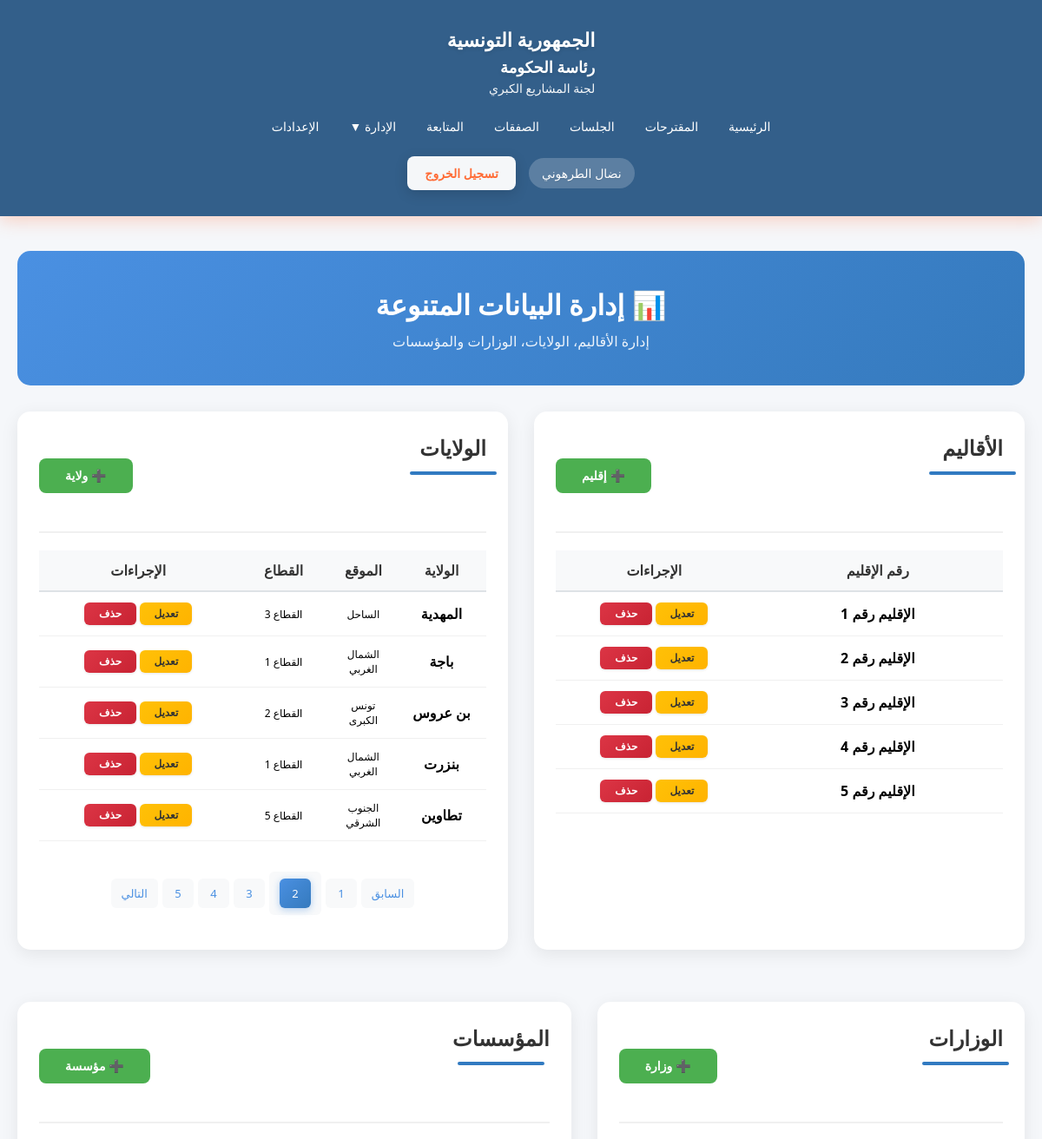
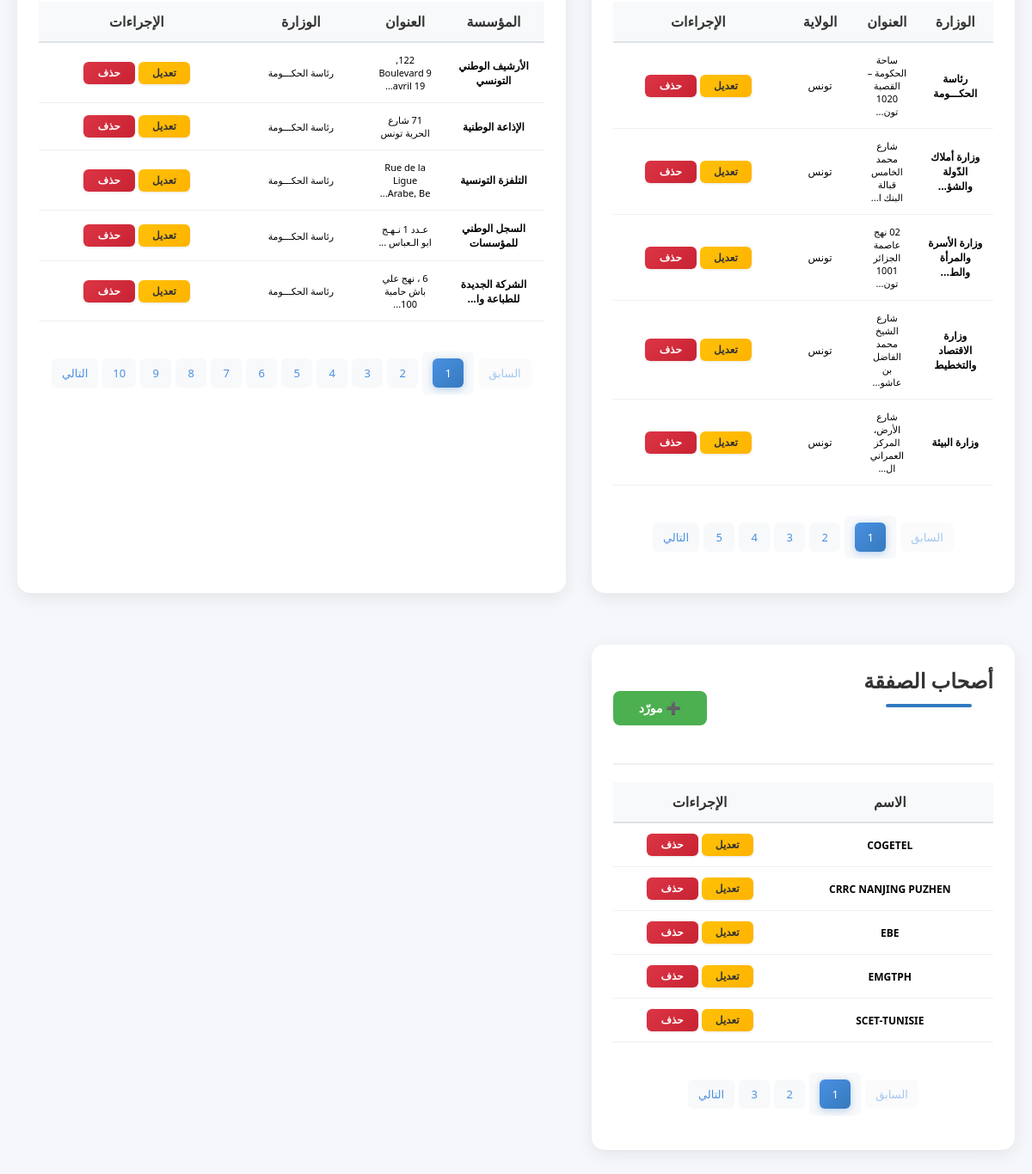
Screenshot of /Views/divers.php?page_gouvernorat=2 (signed in) with the database file from the repository (2 pictures, top to bottom).
### tables this page shows
CREATE TABLE `secteur` (
  `idSecteur` int(11) NOT NULL,
  `numSecteur` int(11) NOT NULL
);

CREATE TABLE `gouvernorat` (
  `idGov` int(11) NOT NULL,
  `libGov` varchar(100) NOT NULL,
  `positionGov` varchar(100) NOT NULL,
  `idSecteur` int(11) NOT NULL
);

CREATE TABLE `ministere` (
  `idMinistere` int(11) NOT NULL,
  `libMinistere` varchar(300) NOT NULL,
  `adresseMinistere` varchar(300) NOT NULL,
  `idGov` int(11) NOT NULL
);

CREATE TABLE `etablissement` (
  `idEtablissement` int(11) NOT NULL,
  `libEtablissement` varchar(300) NOT NULL,
  `adrEtablissement` varchar(300) NOT NULL,
  `idMinistere` int(11) NOT NULL,
  `idGouvernement` int(11) NOT NULL
);

CREATE TABLE `fournisseur` (
  `idFour` int(11) NOT NULL,
  `nomFour` varchar(200) NOT NULL,
  `adresseFour` varchar(300) NOT NULL,
  `telFour` int(11) NOT NULL,
  `emailFour` varchar(200) NOT NULL,
  `rib` varchar(30) NOT NULL
);

### Views/divers.php (the view, shortened to what the rows shown need)
<?php
    $database = new Database();
    $db = $database->getConnection();
    $allSecteurs = $db->query("SELECT * FROM secteur ORDER BY numSecteur ASC")->fetchAll(PDO::FETCH_ASSOC);
    $allGouvernorats = $db->query("SELECT g.*, s.numSecteur FROM gouvernorat g LEFT JOIN secteur s ON g.idSecteur = s.idSecteur ORDER BY g.libGov ASC")->fetchAll(PDO::FETCH_ASSOC);
    $allMinisteres = $db->query("SELECT m.*, g.libGov FROM ministere m LEFT JOIN gouvernorat g ON m.idGov = g.idGov ORDER BY m.libMinistere ASC")->fetchAll(PDO::FETCH_ASSOC);
    $allEtablissements = $db->query("SELECT e.*, m.libMinistere, g.libGov FROM etablissement e LEFT JOIN ministere m ON e.idMinistere = m.idMinistere LEFT JOIN gouvernorat g ON e.idGouvernement = g.idGov ORDER BY e.libEtablissement ASC")->fetchAll(PDO::FETCH_ASSOC);
    $allFournisseurs   = $db->query("SELECT * FROM fournisseur ORDER BY nomFour ASC")->fetchAll(PDO::FETCH_ASSOC);
    $pageSecteur = isset($_GET['page_secteur']) ? intval($_GET['page_secteur']) : 1;
    $itemsPerPage = 5;
    $offsetSecteur = ($pageSecteur - 1) * $itemsPerPage;
    $secteurs = array_slice($allSecteurs, $offsetSecteur, $itemsPerPage);
    $pageGouvernorat = isset($_GET['page_gouvernorat']) ? intval($_GET['page_gouvernorat']) : 1;
    $offsetGouvernorat = ($pageGouvernorat - 1) * $itemsPerPage;
    $gouvernorats = array_slice($allGouvernorats, $offsetGouvernorat, $itemsPerPage);
    $pageMinistere = isset($_GET['page_ministere']) ? intval($_GET['page_ministere']) : 1;
    $offsetMinistere = ($pageMinistere - 1) * $itemsPerPage;
    $ministeres = array_slice($allMinisteres, $offsetMinistere, $itemsPerPage);
    $pageEtablissement = isset($_GET['page_etablissement']) ? intval($_GET['page_etablissement']) : 1;
    $offsetEtablissement = ($pageEtablissement - 1) * $itemsPerPage;
    $etablissements = array_slice($allEtablissements, $offsetEtablissement, $itemsPerPage);
    $pageFournisseur = isset($_GET['page_fournisseur']) ? intval($_GET['page_fournisseur']) : 1;
    $offsetFournisseur = ($pageFournisseur - 1) * $itemsPerPage;
    $fournisseurs = array_slice($allFournisseurs, $offsetFournisseur, $itemsPerPage);
?>
<!DOCTYPE html>
<html lang="ar" dir="rtl">
<head>
    <link rel="stylesheet" href="../assets/css/style.css">
</head>
<body>
    <?php include 'includes/header.php'; ?>
    <section class="content-section" style="padding: 40px 0;">
        <div class="container">
            <div class="admin-header">
                <h2>📊 إدارة البيانات المتنوعة</h2>
            </div>
            <div class="tables-grid">
                <div class="section-card">
                    <?php if (count($secteurs) > 0): ?>
                        <table>
                            <thead>
                                <tr>
                                    <th>رقم الإقليم</th>
                                    <th>الإجراءات</th>
                                </tr>
                            </thead>
                            <tbody>
                                <?php foreach ($secteurs as $secteur): ?>
                                    <tr>
                                        <td style="font-weight: 600;">الإقليم رقم <?php echo htmlspecialchars($secteur['numSecteur']); ?></td>
                                        <td>
                                            <button onclick="openModal('secteur', 'edit', <?php echo $secteur['idSecteur']; ?>)" class="btn-action btn-edit">تعديل</button>
                                            <button onclick="confirmDelete('secteur', <?php echo $secteur['idSecteur']; ?>, 'القطاع رقم <?php echo $secteur['numSecteur']; ?>')" class="btn-action btn-delete">حذف</button>
                                        </td>
                                    </tr>
                                <?php endforeach; ?>
                            </tbody>
                        </table>
                    <?php endif; ?>
                </div>
                <div class="section-card">
                    <?php if (count($gouvernorats) > 0): ?>
                        <table>
                            <thead>
                                <tr>
                                    <th>الولاية</th>
                                    <th>الموقع</th>
                                    <th>القطاع</th>
                                    <th>الإجراءات</th>
                                </tr>
                            </thead>
                            <tbody>
                                <?php foreach ($gouvernorats as $gov): ?>
                                    <tr>
                                        <td style="font-weight: 600;"><?php echo htmlspecialchars($gov['libGov']); ?></td>
                                        <td style="font-size: 12px;"><?php echo htmlspecialchars($gov['positionGov']); ?></td>
                                        <td style="font-size: 12px;">القطاع <?php echo htmlspecialchars($gov['numSecteur'] ?? '-'); ?></td>
                                        <td>
                                            <button onclick="openModal('gouvernorat', 'edit', <?php echo $gov['idGov']; ?>)" class="btn-action btn-edit">تعديل</button>
                                            <button onclick="confirmDelete('gouvernorat', <?php echo $gov['idGov']; ?>, '<?php echo htmlspecialchars($gov['libGov']); ?>')" class="btn-action btn-delete">حذف</button>
                                        </td>
                                    </tr>
                                <?php endforeach; ?>
                            </tbody>
                        </table>
                    <?php endif; ?>
                </div>
            </div>
            <div class="tables-grid">
                <div class="section-card">
                    <?php if (count($ministeres) > 0): ?>
                        <table>
                            <thead>
                                <tr>
                                    <th>الوزارة</th>
                                    <th>العنوان</th>
                                    <th>الولاية</th>
                                    <th>الإجراءات</th>
                                </tr>
                            </thead>
                            <tbody>
                                <?php foreach ($ministeres as $min): ?>
                                    <tr>
                                        <td style="font-weight: 600; font-size: 12px;"><?php echo htmlspecialchars(mb_substr($min['libMinistere'], 0, 25)) . (mb_strlen($min['libMinistere']) > 25 ? '...' : ''); ?></td>
                                        <td style="font-size: 11px;"><?php echo htmlspecialchars(mb_substr($min['adresseMinistere'], 0, 30)) . (mb_strlen($min['adresseMinistere']) > 30 ? '...' : ''); ?></td>
                                        <td style="font-size: 12px;"><?php echo htmlspecialchars($min['libGov'] ?? '-'); ?></td>
                                        <td>
                                            <button onclick="openModal('ministere', 'edit', <?php echo $min['idMinistere']; ?>)" class="btn-action btn-edit">تعديل</button>
                                            <button onclick="confirmDelete('ministere', <?php echo $min['idMinistere']; ?>, '<?php echo htmlspecialchars($min['libMinistere']); ?>')" class="btn-action btn-delete">حذف</button>
                                        </td>
                                    </tr>
                                <?php endforeach; ?>
                            </tbody>
                        </table>
                    <?php endif; ?>
                </div>
                <div class="section-card">
                    <?php if (count($etablissements) > 0): ?>
                        <table>
                            <thead>
                                <tr>
                                    <th>المؤسسة</th>
                                    <th>العنوان</th>
                                    <th>الوزارة</th>
                                    <th>الإجراءات</th>
                                </tr>
                            </thead>
                            <tbody>
                                <?php foreach ($etablissements as $etab): ?>
                                    <tr>
                                        <td style="font-weight: 600; font-size: 12px;"><?php echo htmlspecialchars(mb_substr($etab['libEtablissement'], 0, 25)) . (mb_strlen($etab['libEtablissement']) > 25 ? '...' : ''); ?></td>
                                        <td style="font-size: 11px;"><?php echo htmlspecialchars(mb_substr($etab['adrEtablissement'], 0, 25)) . (mb_strlen($etab['adrEtablissement']) > 25 ? '...' : ''); ?></td>
                                        <td style="font-size: 11px;"><?php echo htmlspecialchars(mb_substr($etab['libMinistere'] ?? '-', 0, 20)); ?></td>
                                        <td>
                                            <button onclick="openModal('etablissement', 'edit', <?php echo $etab['idEtablissement']; ?>)" class="btn-action btn-edit">تعديل</button>
                                            <button onclick="confirmDelete('etablissement', <?php echo $etab['idEtablissement']; ?>, '<?php echo htmlspecialchars($etab['libEtablissement']); ?>')" class="btn-action btn-delete">حذف</button>
                                        </td>
                                    </tr>
                                <?php endforeach; ?>
                            </tbody>
                        </table>
                    <?php endif; ?>
                </div>
                <div class="section-card">
                    <?php if (count($fournisseurs) > 0): ?>
                        <table>
                            <thead>
                                <tr>
                                    <th>الاسم</th>
                                    <th>الإجراءات</th>
                                </tr>
                            </thead>
                            <tbody>
                                <?php foreach ($fournisseurs as $four): ?>
                                    <tr>
                                        <td style="font-weight:600; font-size:12px;"><?php echo htmlspecialchars(mb_substr($four['nomFour'], 0, 30)) . (mb_strlen($four['nomFour']) > 30 ? '...' : ''); ?></td>
                                        <td>
                                            <button onclick="openModal('fournisseur', 'edit', <?php echo $four['idFour']; ?>)" class="btn-action btn-edit">تعديل</button>
                                            <button onclick="confirmDelete('fournisseur', <?php echo $four['idFour']; ?>, '<?php echo htmlspecialchars($four['nomFour']); ?>')" class="btn-action btn-delete">حذف</button>
                                        </td>
                                    </tr>
                                <?php endforeach; ?>
                            </tbody>
                        </table>
                    <?php endif; ?>
                </div>
            </div>
        </div>
    </section>
</body>
</html>

### rows the page displays
secteur: numSecteur "1"
secteur: numSecteur "2"
secteur: numSecteur "3"
secteur: numSecteur "4"
secteur: numSecteur "5"
gouvernorat: libGov "المهدية", positionGov "الساحل", idSecteur.numSecteur "3"
gouvernorat: libGov "باجة", positionGov "الشمال الغربي", idSecteur.numSecteur "1"
gouvernorat: libGov "بن عروس", positionGov "تونس الكبرى", idSecteur.numSecteur "2"
gouvernorat: libGov "بنزرت", positionGov "الشمال الغربي", idSecteur.numSecteur "1"
gouvernorat: libGov "تطاوين", positionGov "الجنوب الشرقي", idSecteur.numSecteur "5"
ministere: libMinistere "رئاسة الحكـــومة", adresseMinistere "ساحة الحكومة – القصبة 1020 تون", idGov.libGov "تونس"
ministere: libMinistere "وزارة أملاك الدّولة والشؤ", adresseMinistere "شارع محمد الخامس قبالة البنك ا", idGov.libGov "تونس"
ministere: libMinistere "وزارة الأسرة والمرأة والط", adresseMinistere "02 نهج عاصمة الجزائر 1001 تون", idGov.libGov "تونس"
ministere: libMinistere "وزارة الاقتصاد والتخطيط", adresseMinistere "شارع الشيخ محمد الفاضل بن عاشو", idGov.libGov "تونس"
ministere: libMinistere "وزارة ﺍﻟﺒﻴﺌﺔ", adresseMinistere "شارع الأرض، المركز العمراني ال", idGov.libGov "تونس"
etablissement: libEtablissement "الأرشيف الوطني التونسي", adrEtablissement "122, Boulevard 9 avril 19", idMinistere.libMinistere "رئاسة الحكـــومة"
etablissement: libEtablissement "الإذاعة الوطنية", adrEtablissement "71 شارع الحرية تونس", idMinistere.libMinistere "رئاسة الحكـــومة"
etablissement: libEtablissement "التلفزة التونسية", adrEtablissement "Rue de la Ligue Arabe, Be", idMinistere.libMinistere "رئاسة الحكـــومة"
etablissement: libEtablissement "السجل الوطني للمؤسسات", adrEtablissement "ﻋـﺪد 1 ﻧـﻬـﺞ اﺑﻮ اﻟـﻌﺒﺎس", idMinistere.libMinistere "رئاسة الحكـــومة"
etablissement: libEtablissement "الشركة الجديدة للطباعة وا", adrEtablissement "6 ، نهج علي باش حامبة 100", idMinistere.libMinistere "رئاسة الحكـــومة"
fournisseur: nomFour "COGETEL"
fournisseur: nomFour "CRRC NANJING PUZHEN"
fournisseur: nomFour "EBE"
fournisseur: nomFour "EMGTPH"
fournisseur: nomFour "SCET-TUNISIE"

### other values shown
$_SESSION['user_name'] "نضال الطرهوني"
